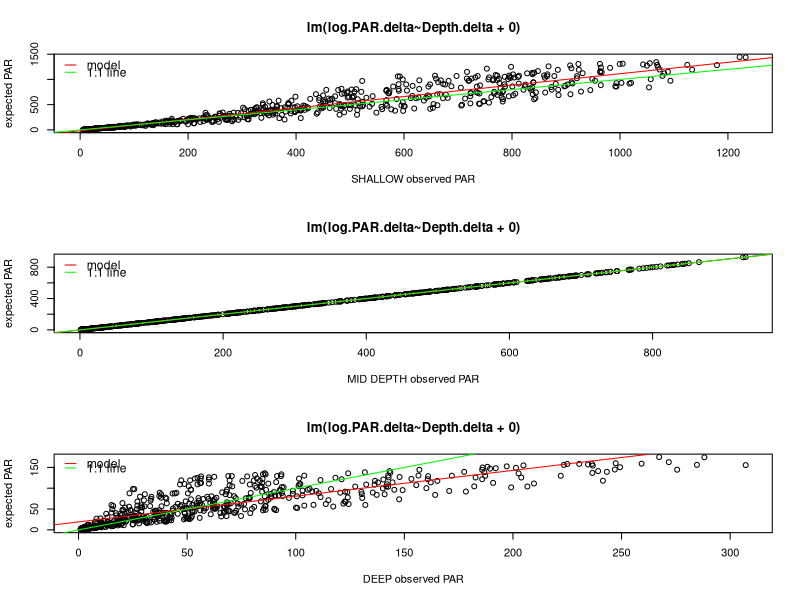
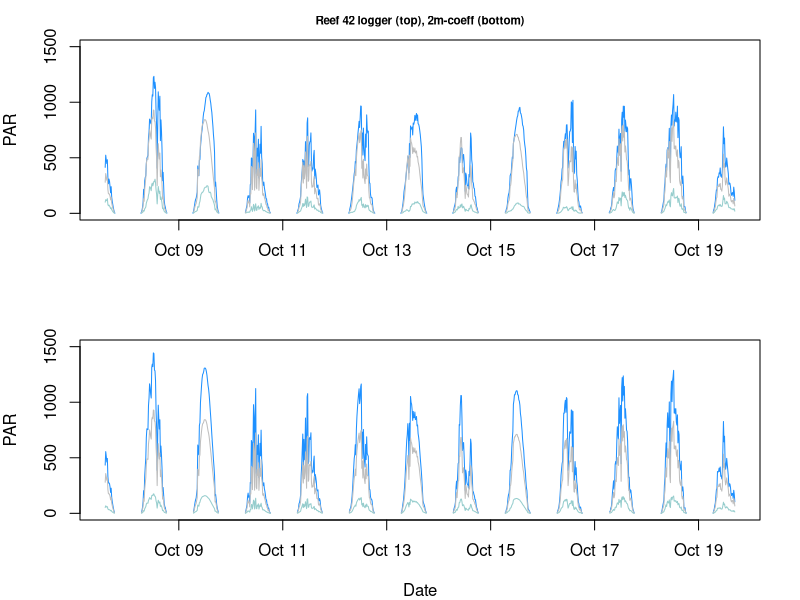

Source code (R) for these figures, in order: (Note: this script raises an error after producing the figures.)
# light attenuation with Depth as CONTINUOUS to show light among depth zones


####################################################
####################################################
### Light attenuation  October deployment ##########
####################################################
####################################################
rm(list=ls())
# using October deployment at 2 depths

df<-read.csv("data/environmental/temp and light/Field.allPAR.Oct2016.csv")
df<-df[ , -which(names(df) %in% c("X","Rf44.shallow", "Rf44.mid"))] # remove R44 w/o 3 levels
df$timestamp<-as.POSIXct(df$timestamp)
df[df<=1] <- NA # remove low values to get day only

Oct.PAR<-df
colnames(Oct.PAR)[2:7]<-"PAR" # change all light columns to read "PAR" this is for rbind later


# Adding Depth of logger to dataframe
Rf42.shall<-Oct.PAR[1:2] #only time and PAR
Rf42.shall$Site<-as.factor("Rf42") # make site level
Rf42.shall$Depth<-3*0.3048 # logger at 3 ft, convert to --> meters
Rf42.mid<-Oct.PAR[, c(1,3)]; Rf42.mid$Site<-as.factor("Rf42"); Rf42.mid$Depth<-8*0.3048 # logger at 8 ft 
Rf42.deep<-Oct.PAR[, c(1,4)]; Rf42.deep$Site<-as.factor("Rf42"); Rf42.deep$Depth<-27*0.3048 # logger at 27 ft
HIMB.shall<-Oct.PAR[, c(1,5)]; HIMB.shall$Site<-as.factor("HIMB"); HIMB.shall$Depth<-1*0.3048 # logger at 1 ft
HIMB.mid<-Oct.PAR[, c(1,6)]; HIMB.mid$Site<-as.factor("HIMB"); HIMB.mid$Depth<-6*0.3048 # logger at 6 ft
HIMB.deep<-Oct.PAR[, c(1,7)]; HIMB.deep$Site<-as.factor("HIMB"); HIMB.deep$Depth<-25*0.3048 # logger at 25 ft

# bind together all the data in single dataframe with 4 columns: time, PAR, Site, Depth
PAR.df<-rbind(Rf42.shall, Rf42.mid, Rf42.deep, HIMB.shall, HIMB.mid, HIMB.deep)
PAR.df$log.PAR<-log(PAR.df$PAR) # log transform PAR data
PAR.df<-PAR.df[, c(1,3:4,2,5)]

####
# make new dataframes for Sites
Rf42.df<-df[1:4] 
Rf42.depths<-c(3*0.3048, 8*0.3048, 27*0.3048)

####
# Beer-Lambert Law:   Ez(d) = Ez(0)e^(-k_d *d)  
# where d is depth, k_d is the attenuation coefficient, Ez(d) is the light reaching depth d and Ez(0) is the incident light at the surface.

# with 2m as baseline:  E(depth) = E(2m)*e^(-k_d*(depth - 2m))
# making some log data
Rf42.df$log.shal<-log(Rf42.df$Rf42.shallow)
Rf42.df$log.mid<-log(Rf42.df$Rf42.mid)
Rf42.df$log.deep<-log(Rf42.df$Rf42.deep)

Rf42.df$log.delta.mid.deep<-Rf42.df$log.mid-Rf42.df$log.deep # difference in 2m - 8m light
Rf42.df$log.delta.mid.shal<-Rf42.df$log.mid-Rf42.df$log.shal # difference in 2m - 1m light
Rf42.df$dm.depth<-Rf42.depths[3]-Rf42.depths[2] # difference in depth 8m - 2m
Rf42.df$mm.depth<-Rf42.depths[2]-Rf42.depths[2] # difference in depth 2m - 2m
Rf42.df$sm.depth<-Rf42.depths[1]-Rf42.depths[2] # difference in depth 1m - 2m

new.df<-Rf42.df[8:11]; colnames(new.df)<-c("log.PAR.delta", "log.PAR.delta", "Depth.delta", "Depth.delta")
new.df1<-rbind(new.df[1], new.df[2]); new.df2<-rbind(new.df[3], new.df[4])
df.test<-cbind(new.df1, new.df2) # for both columns has delta PAR and depth

kd.mod<-lm(log.PAR.delta~Depth.delta+0, data=df.test, na.action=na.exclude) # Rf42 dataframe with Depth as a factor
kd<-coef(kd.mod)[1] # use KD here to calculate light at any depth?

# example
par(mfrow=c(3,1))
Rf42.df$Rf42.shallow2<-Rf42.df$Rf42.mid*exp(-kd*Rf42.df$sm.depth)
plot(Rf42.df$Rf42.shallow2~Rf42.df$Rf42.shallow, main="lm(log.PAR.delta~Depth.delta + 0)", 
     ylab="expected PAR", xlab="SHALLOW observed PAR")
abline(lm(Rf42.df$Rf42.shallow2~Rf42.df$Rf42.shallow), col="red"); abline(0, 1, col="green")
legend("topleft", lty=1, col=c("red", "green"), legend=c("model", "1:1 line"), 
       lwd=1, bty="n", seg.len=1, cex=1.1, y.intersp=0.5)

Rf42.df$Rf42.mid2<-Rf42.df$Rf42.mid*exp(-kd*Rf42.df$mm.depth)
plot(Rf42.df$Rf42.mid2~Rf42.df$Rf42.mid, main="lm(log.PAR.delta~Depth.delta + 0)", 
     ylab="expected PAR", xlab="MID DEPTH observed PAR")
abline(lm(Rf42.df$Rf42.mid2~Rf42.df$Rf42.mid), col="red"); abline(0, 1, col="green")
legend("topleft", lty=1, col=c("red", "green"), legend=c("model", "1:1 line"), 
       lwd=1, bty="n", seg.len=1, cex=1.1, y.intersp=0.5)

Rf42.df$Rf42.deep2<-Rf42.df$Rf42.mid*exp(-kd*Rf42.df$dm.depth)
plot(Rf42.df$Rf42.deep2~Rf42.df$Rf42.deep, main="lm(log.PAR.delta~Depth.delta + 0)", 
     ylab="expected PAR", xlab="DEEP observed PAR")
abline(lm(Rf42.df$Rf42.deep2~Rf42.df$Rf42.deep), col="red"); abline(0, 1, col="green")
legend("topleft", lty=1, col=c("red", "green"), legend=c("model", "1:1 line"), 
       lwd=1, bty="n", seg.len=1, cex=1.1, y.intersp=0.3)


# making some data
# notice that you need kd to be (+) here--or do absolute value of depth
Rf42.df$coef.shal<-Rf42.df$Rf42.mid*exp(-kd*Rf42.df$sm.depth)
Rf42.df$coef.mid<-Rf42.df$Rf42.mid*exp(-kd*Rf42.df$mm.depth)
Rf42.df$coef.deep<-Rf42.df$Rf42.mid*exp(-kd*Rf42.df$dm.depth)

##################
##### Figure #####
# how does data compare?

##### plot log data collected at each site
par(mfrow=c(2,1), mar=c(4,4,2,2))
plot(y=Rf42.df$Rf42.shallow, x=Rf42.df$timestamp, type="l", col="dodgerblue", 
     main="Reef 42 logger (top), 2m-coeff (bottom)", cex.main=0.7, 
     ylab="PAR", xlab="", ylim=c(0,1500))
par(new=T)
with(Rf42.df, lines(y=Rf42.df$Rf42.mid, x=Rf42.df$timestamp, type="l", col="gray"))
par(new=T)
with(Rf42.df, lines(y=Rf42.df$Rf42.deep, x=Rf42.df$timestamp, type="l", col="paleturquoise3"))

##### plot of modeled 1m and 8m using <1m model coeffs. 
plot(y=Rf42.df$coef.shal, x=Rf42.df$timestamp, type="l", col="dodgerblue", ylab="PAR", 
     xlab="Date", ylim=c(0,1500))
par(new=T)
with(Rf42.df, lines(y=Rf42.df$coef.mid, x=Rf42.df$timestamp, type="l", col="gray"))
par(new=T)
with(Rf42.df, lines(y=Rf42.df$coef.deep, x=Rf42.df$timestamp, type="l", col="paleturquoise3"))
legend("top", lty=1, col=c("dodgerblue", "gray", "paleturquoise3"), legend=c("<1m", "2m", "8m"), 
       lwd=2, bty="n", inset=c(0, -0.5), seg.len=1, cex=1.1, xpd=TRUE, horiz=TRUE)

dev.copy(pdf, "figures/environmental/PAR_coef_Rf42.pdf", height=6, width=4)
dev.off()


################################ 
########### HIMB ############### 
PAR.HIMB<-PAR.df[(PAR.df$Site=="HIMB"),] # just HIMB
PAR.HIMB$Depth<-as.numeric(PAR.HIMB$Depth) # depth as CONTINUOUS

mod<-lm(log(PAR)~Depth+0, data=PAR.HIMB, na.action=na.exclude) # HIMB dataframe with Depth as a factor
HIMB.coef<-coef(mod)[1]

####
####
# make new dataframes for Sites
HIMB.df<-df[, c(1,5:7)]; 
HIMB.df[HIMB.df<=1] <- NA # remove leftover values that remain low independently

####
# making some log data
HIMB.df$log.shal<-log(HIMB.df$HIMB.shallow)
HIMB.df$log.mid<-log(HIMB.df$HIMB.mid)
HIMB.df$log.deep<-log(HIMB.df$HIMB.deep)

# HIMB Depths
HIMB.depths<-c(1*0.3048, 6*0.3048, 25*0.3048)

# making some log data using coefficients
HIMB.df$coef.shal<-HIMB.df$log.mid*exp(-HIMB.coef*(HIMB.depths[1]))
HIMB.df$coef.mid<-HIMB.df$log.mid*exp(-HIMB.coef*(HIMB.depths[2]))
HIMB.df$coef.deep<-HIMB.df$log.mid*exp(-HIMB.coef*(HIMB.depths[3]))


##################
##### Figure #####

# plot log data
par(mfrow=c(2,1), mar=c(4,4,2,2))
plot(y=HIMB.df$log.shal, x=HIMB.df$timestamp, type="l", col="mediumorchid2", 
     main="HIMB logger (top), 2m-coeff (bottom)", cex.main=0.7, ylab="log(PAR)", 
     xlab="", ylim=c(0,8))
par(new=T)
with(HIMB.df, lines(y=HIMB.df$log.mid, x=HIMB.df$timestamp, type="l", col="gray"))
par(new=T)
with(HIMB.df, lines(y=HIMB.df$log.deep, x=HIMB.df$timestamp, type="l", col="plum4"))

# plot of modeled 1m and 8m using <2m model coeffs. 
plot(y=HIMB.df$coef.shal, x=HIMB.df$timestamp, type="l", col="mediumorchid2", 
     cex.main=0.7, ylab="log(PAR)", xlab="", ylim=c(0,8))
par(new=T)
with(HIMB.df, lines(y=HIMB.df$coef.mid, x=HIMB.df$timestamp, type="l", col="gray"))
par(new=T)
with(HIMB.df, lines(y=HIMB.df$coef.deep, x=HIMB.df$timestamp, type="l", col="plum4"))
legend("top", lty=1, col=c("mediumorchid2", "gray", "plum4"), legend=c("<1m", "2m", "8m"), 
       lwd=2, bty="n", inset=c(0, -0.5), seg.len=1, cex=1.1, xpd=TRUE, horiz=TRUE)

dev.copy(pdf, "figures/environmental/PAR_data_2xcoef_HIMB.pdf", height=4, width=6)
dev.off()


####################################################
####################################################
### Light attenuation  November deployment #########
####################################################
####################################################

# using November deployment at 2 depths

df<-read.csv("data/environmental/temp and light/Field.allPAR.Nov2016.csv"); df<-df[-1]
df$timestamp<-as.POSIXct(df$timestamp)
df[df<=1] <- NA # remove low values to get day only

Nov.PAR<-df
colnames(Nov.PAR)[2:7]<-"PAR" # change all light columns to read "PAR" this is for rbind later

Rf44.shall<-Nov.PAR[1:2] #only time and PAR
Rf44.shall$Site<-as.factor("Rf44") # make site level
Rf44.shall$Depth<-1*0.3048 # logger at 1 ft, convert to --> meters

Rf44.mid<-Nov.PAR[, c(1,3)]; Rf44.mid$Site<-as.factor("Rf44"); Rf44.mid$Depth<-6*0.3048 # logger at 6 ft 
Rf44.deep<-Nov.PAR[, c(1,4)]; Rf44.deep$Site<-as.factor("Rf44"); Rf44.deep$Depth<-25*0.3048 # logger at 25 ft
Rf10.shall<-Nov.PAR[, c(1,5)]; Rf10.shall$Site<-as.factor("Rf10"); Rf10.shall$Depth<-2*0.3048 # logger at 1 ft
Rf10.mid<-Nov.PAR[, c(1,6)]; Rf10.mid$Site<-as.factor("Rf10"); Rf10.mid$Depth<-6*0.3048 # logger at 6 ft
Rf10.deep<-Nov.PAR[, c(1,7)]; Rf10.deep$Site<-as.factor("Rf10"); Rf10.deep$Depth<-26*0.3048 # logger at 26 ft

# bind together
PAR.df<-rbind(Rf44.shall, Rf44.mid, Rf44.deep, Rf10.shall, Rf10.mid, Rf10.deep)

# Break up into each reef
#####
PAR.Rf44<-PAR.df[(PAR.df$Site=="Rf44"),] # just Rf44
PAR.Rf44$Depth<-as.numeric(PAR.Rf44$Depth) # depth as factor
PAR.Rf44$log.PAR<-log(PAR.Rf44$PAR)

mod<-lm(log.PAR~Depth+0, data=PAR.Rf44, na.action=na.exclude) # R44 dataframe with Depth as a factor
Rf44.coeff<-coef(mod)[1]

####
####
# make new dataframes for Sites
Rf44.df<-df[1:4] 

####
# making some log data
Rf44.df$log.shal<-log(Rf44.df$Rf44.shallow)
Rf44.df$log.mid<-log(Rf44.df$Rf44.mid)
Rf44.df$log.deep<-log(Rf44.df$Rf44.deep)

# making some log data using coefficients
Rf44.df$coef.shal<-Rf44.df$log.mid + shal
Rf44.df$coef.mid<-Rf44.df$log.mid
Rf44.df$coef.deep<-Rf44.df$log.mid + deep

##################
##### Figure #####
# how does data compare?

##### plot log data collected at each site
par(mfrow=c(2,1), mar=c(4,4,2,2))
plot(y=Rf44.df$log.shal, x=Rf44.df$timestamp, type="l", col="yellowgreen", 
     main="Reef 44 logger (top), 2m-coeff (bottom)", cex.main=0.7, 
     ylab="log(PAR)", xlab="", ylim=c(0,8))
par(new=T)
with(Rf44.df, lines(y=Rf44.df$log.mid, x=Rf44.df$timestamp, type="l", col="gray"))
par(new=T)
with(Rf44.df, lines(y=Rf44.df$log.deep, x=Rf44.df$timestamp, type="l", col="palegreen4"))

##### plot of modeled 2m and 8m using <1m model coeffs. 
plot(y=Rf44.df$coef.shal, x=Rf44.df$timestamp, type="l", col="yellowgreen", ylab="log(PAR)", 
     xlab="", ylim=c(0,8))
par(new=T)
with(Rf44.df, lines(y=Rf44.df$coef.mid, x=Rf44.df$timestamp, type="l", col="gray"))
par(new=T)
with(Rf44.df, lines(y=Rf44.df$coef.deep, x=Rf44.df$timestamp, type="l", col="palegreen4"))
legend("top", lty=1, col=c("yellowgreen", "gray", "palegreen4"), legend=c("<1m", "2m", "8m"), 
       lwd=2, bty="n", inset=c(0, -0.5), seg.len=1, cex=1.1, xpd=TRUE, horiz=TRUE)

dev.copy(pdf, "figures/environmental/PAR_data_2xcoef_Rf44.pdf", height=4, width=6)
dev.off()


###################################
########### Reef 10 ############### 
PAR.Rf10<-PAR.df[(PAR.df$Site=="Rf10"),] # just Rf10
PAR.Rf10$Depth<-as.numeric(PAR.Rf10$Depth) # depth as factor

mod<-lm(log(PAR)~Depth+0, data=PAR.Rf10, na.action=na.exclude) # Rf10 dataframe with Depth as a factor
Rf10.coeff<-coef(mod)[1]

####
####
# make new dataframes for Sites
Rf10.df<-df[, c(1,5:7)]

####
# making some log data
Rf10.df$log.shal<-log(Rf10.df$Rf10.shallow)
Rf10.df$log.mid<-log(Rf10.df$Rf10.mid)
Rf10.df$log.deep<-log(Rf10.df$Rf10.deep)

# making some log data using coefficients
Rf10.df$coef.shal<-Rf10.df$log.mid + shal
Rf10.df$coef.mid<-Rf10.df$log.mid
Rf10.df$coef.deep<-Rf10.df$log.mid + deep

##################
##### Figure #####

# plot log data
par(mfrow=c(2,1), mar=c(4,4,2,2))
plot(y=Rf10.df$log.shal, x=Rf10.df$timestamp, type="l", col="orangered", 
     main="Reef 10 logger (top), 2m-coeff (bottom)", cex.main=0.7, ylab="log(PAR)", 
     xlab="", ylim=c(0,8))
par(new=T)
with(Rf10.df, lines(y=Rf10.df$log.mid, x=Rf10.df$timestamp, type="l", col="gray"))
par(new=T)
with(Rf10.df, lines(y=Rf10.df$log.deep, x=Rf10.df$timestamp, type="l", col="rosybrown2"))

# plot of modeled 2m and 8m using <1m model coeffs. 
plot(y=Rf10.df$coef.shal, x=Rf10.df$timestamp, type="l", col="orangered", 
     cex.main=0.7, ylab="log(PAR)", xlab="", ylim=c(0,8))
par(new=T)
with(Rf10.df, lines(y=Rf10.df$coef.mid, x=Rf10.df$timestamp, type="l", col="gray"))
par(new=T)
with(Rf10.df, lines(y=Rf10.df$coef.deep, x=Rf10.df$timestamp, type="l", col="rosybrown2"))
legend("top", lty=1, col=c("orangered", "gray", "rosybrown2"), legend=c("<1m", "2m", "8m"), 
       lwd=2, bty="n", inset=c(0, -0.45), seg.len=1, cex=0.9, xpd=TRUE, horiz=TRUE)

dev.copy(pdf, "figures/environmental/PAR_data_2xcoef_Rf10.pdf", height=4, width=6)
dev.off()

########
########
# combine all coefficients
all.coefficients<-rbind(Rf42.coeff, HIMB.coeff, Rf44.coeff, Rf10.coeff)
write.csv(all.coefficients, "data/environmental/light coeff_cont.csv")

###########
###########
########### 


#########################
#########################
#########################

##### 
##### all PAR
files <- list.files(path="data/environmental/temp and light/Jun_DecPAR/all PAR", pattern = "csv$", full.names = T)
tables <- lapply(files, read.csv, header = TRUE)
All.PAR<-do.call(rbind, tables)
All.PAR=All.PAR[-1]
All.PAR$timestamp<-as.POSIXct(All.PAR$timestamp) # fix date

# make a date sequence for entire study
all.date.time<-as.data.frame(seq(
  from=as.POSIXct("2016-06-10 00:00:00", tz="HST"),
  to=as.POSIXct("2017-01-12 00:00:00", tz="HST"),
  by="15 min"))  
colnames(all.date.time)[1]<-"timestamp"

# merge the PAR data and the date sequence to make a complete df through time
PAR.3site<-merge(all.date.time, All.PAR, by="timestamp", all.x=T)
R10.par<-read.csv("data/environmental/temp and light/Jun_DecPAR/all PAR/Reef 10/Rf10.PAR.csv")
R10.par<-R10.par[-1]; R10.par$timestamp<-as.POSIXct(R10.par$timestamp)

PAR.4site<-merge(PAR.3site, R10.par, by="timestamp", all.x=T)
PAR.4site$month <- months(as.Date(PAR.4site$timestamp)) # makes a month column
PAR.4site<-PAR.4site[, c(1,6, 2:5)]

# determine monthly mean for PAR during deployments at depth
write.csv(PAR.4site, "data/environmental/temp and light/Jun_DecPAR/All.PAR.csv")


###########
###########
########### 
# read in all PAR data at 2m and model what the 1m and 8m data would look like
df<-PAR.4site # all the instantaneous light data
df[df<=1] <- NA

coeffs<-read.csv("data/environmental/light coeffs.csv") # modeled coefficients
colnames(coeffs)<-c("Site", "Intercept", "shal.coeff", "deep.coeff")

# log transform PAR data to determine light at depth, then reverse transform

## example calcs
# df$log.shal<-df$log.mid - mid.coeff
# df$log.mid<-df$log.mid
# df$log.deep<-df$log.mid - mid.coeff + deep.coeff

df$logRf42.mid<-log(df$Rf42.mid)
df$logRf42.shall<-log(df$Rf42.mid) + coeffs[1,3]
df$logRf42.deep<-log(df$Rf42.mid) + coeffs[1,4]

df$logHIMB.mid<-log(df$HIMB.mid)
df$logHIMB.shall<-log(df$HIMB.mid) + coeffs[2,3]
df$logHIMB.deep<-log(df$HIMB.mid) + coeffs[2,4]

df$logRf44.mid<-log(df$Rf44.mid)
df$logRf44.shall<-log(df$Rf44.mid) + coeffs[3,3]
df$logRf44.deep<-log(df$Rf44.mid) + coeffs[3,4]

df$logRf10.mid<-log(df$Rf10.mid)
df$logRf10.shall<-log(df$Rf10.mid) + coeffs[4,3]
df$logRf10.deep<-log(df$Rf10.mid) + coeffs[4,4]


df$bt.Rf42.mid<-1*exp(df$logRf42.mid)
df$bt.Rf42.shall<-1*exp(df$logRf42.shall)
df$bt.Rf42.deep<-1*exp(df$logRf42.deep)

df$bt.Rf44.mid<-1*exp(df$logRf44.mid)
df$bt.Rf44.shall<-1*exp(df$logRf44.shall)
df$bt.Rf44.deep<-1*exp(df$logRf44.deep)

df$bt.HIMB.mid<-1*exp(df$logHIMB.mid)
df$bt.HIMB.shall<-1*exp(df$logHIMB.shall)
df$bt.HIMB.deep<-1*exp(df$logHIMB.deep)

df$bt.Rf10.mid<-1*exp(df$logRf10.mid)
df$bt.Rf10.shall<-1*exp(df$logRf10.shall)
df$bt.Rf10.deep<-1*exp(df$logRf10.deep)


All.PAR.df<-df[, (names(df) %in% c("timestamp", "month", 
                                   "bt.Rf42.shall", "bt.Rf42.mid", "bt.Rf42.deep",
                                   "bt.Rf44.shall", "bt.Rf44.mid", "bt.Rf44.deep", 
                                   "bt.HIMB.shall", "bt.HIMB.mid", "bt.HIMB.deep",  
                                   "bt.Rf10.shall", "bt.Rf10.mid", "bt.Rf10.deep"))]

colnames(All.PAR.df)<-c("timestamp", "month", 
                        "Rf42.mid", "Rf42.shall", "Rf42.deep",
                        "Rf44.mid", "Rf44.shall", "Rf44.deep", 
                        "HIMB.mid", "HIMB.shall", "HIMB.deep",  
                        "Rf10.mid", "Rf10.shall", "Rf10.deep")


# Plot it!!
# Reef 44
par(mfrow=c(2,2), mar=c(4,5,2,2))

plot(y=All.PAR.df$Rf44.shall, x=All.PAR.df$timestamp, type="l", col="palegreen2", 
     cex.main=0.7, ylab=(expression(paste("PAR"~(mu*mol~photons~m^-2~s^-1), sep="")))
     , xlab="", main="Reef 44", cex.main=1, ylim=c(0, 2400))
par(new=T)
with(All.PAR.df, lines(y=All.PAR.df$Rf44.mid, x=All.PAR.df$timestamp, type="l", col="gray"))
par(new=T)
with(All.PAR.df, lines(y=All.PAR.df$Rf44.deep, x=All.PAR.df$timestamp, type="l", col="palegreen4"))
legend("topright", lty=1, col=c("palegreen2", "gray", "palegreen4"), legend=c("<1m", "2m", "8m"), 
       lwd=2, bty="n", inset=c(-0.25, -0.05), seg.len=0.5, cex=0.9, x.intersp=0.2, y.intersp=0.4)


# Plot it!!
# Reef 42
plot(y=All.PAR.df$Rf42.shall, x=All.PAR.df$timestamp, type="l", col="dodgerblue", 
     cex.main=0.7, ylab=(expression(paste("PAR"~(mu*mol~photons~m^-2~s^-1), sep="")))
     , xlab="", main="Reef 42", cex.main=1, ylim=c(0, 2400))
par(new=T)
with(All.PAR.df, lines(y=All.PAR.df$Rf42.mid, x=All.PAR.df$timestamp, type="l", col="gray"))
par(new=T)
with(All.PAR.df, lines(y=All.PAR.df$Rf42.deep, x=All.PAR.df$timestamp, type="l", col="paleturquoise3"))
legend("topright", lty=1, col=c("dodgerblue", "gray", "paleturquoise3"), legend=c("<1m", "2m", "8m"), 
       lwd=2, bty="n", inset=c(-0.25, -0.05), seg.len=0.5, cex=0.9, x.intersp=0.2, y.intersp=0.4)

# Plot it!!
# Reef 10
plot(y=All.PAR.df$Rf10.shall, x=All.PAR.df$timestamp, type="l", col="orangered", 
     cex.main=0.7, ylab=(expression(paste("PAR"~(mu*mol~photons~m^-2~s^-1), sep="")))
     , xlab="Dates", main="Reef 10", cex.main=1, ylim=c(0, 2400))
par(new=T)
with(All.PAR.df, lines(y=All.PAR.df$Rf10.mid, x=All.PAR.df$timestamp, type="l", col="gray"))
par(new=T)
with(All.PAR.df, lines(y=All.PAR.df$Rf10.deep, x=All.PAR.df$timestamp, type="l", col="sandybrown"))
legend("topright", lty=1, col=c("orangered", "gray", "sandybrown"), legend=c("<1m", "2m", "8m"), 
       lwd=2, bty="n", inset=c(-0.25, -0.05), seg.len=0.5, cex=0.9, x.intersp=0.2, y.intersp=0.4)

# Plot it!
# HIMB
plot(y=All.PAR.df$HIMB.shall, x=All.PAR.df$timestamp, type="l", col="mediumorchid2", 
     cex.main=0.7, ylab=(expression(paste("PAR"~(mu*mol~photons~m^-2~s^-1), sep="")))
     , xlab="Dates", main="HIMB", cex.main=1, ylim=c(0, 2400))
par(new=T)
with(All.PAR.df, lines(y=All.PAR.df$HIMB.mid, x=All.PAR.df$timestamp, type="l", col="gray"))
par(new=T)
with(All.PAR.df, lines(y=All.PAR.df$HIMB.deep, x=All.PAR.df$timestamp, type="l", col="plum4"))
legend("topright", lty=1, col=c("mediumorchid2", "gray", "rosybrown2"), legend=c("<1m", "2m", "8m"), 
       lwd=2, bty="n", inset=c(-0.25, -0.05), seg.len=0.5, cex=0.9, x.intersp=0.2, y.intersp=0.4)

dev.copy(pdf, "figures/environmental/PAR.all depths.pdf", height=7, width=8)
dev.off()
